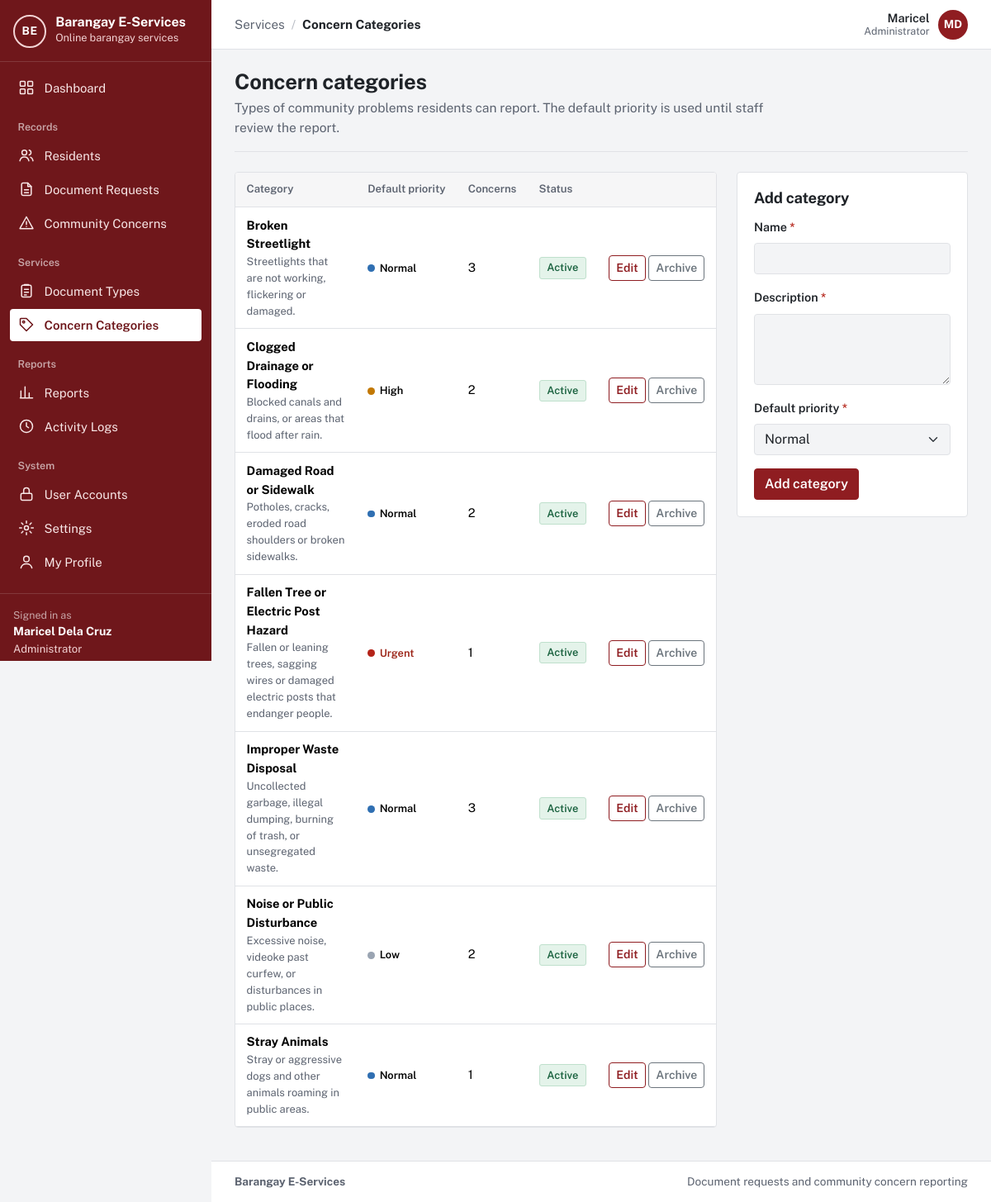
Screenshot of /admin/categories.php (signed in) with the database file from the repository.
### tables this page shows
CREATE TABLE `users` (
  `user_id` int(10) unsigned NOT NULL AUTO_INCREMENT,
  `role_id` tinyint(3) unsigned NOT NULL,
  `purok_id` smallint(5) unsigned DEFAULT NULL,
  `first_name` varchar(60) NOT NULL,
  `last_name` varchar(60) NOT NULL,
  `email` varchar(120) NOT NULL,
  `contact_no` varchar(13) DEFAULT NULL,
  `street_address` varchar(150) DEFAULT NULL,
  `password_hash` varchar(255) NOT NULL,
  `email_verified_at` datetime DEFAULT NULL,
  `is_active` tinyint(1) NOT NULL DEFAULT 1,
  `failed_logins` tinyint(3) unsigned NOT NULL DEFAULT 0,
  `locked_until` datetime DEFAULT NULL,
  `created_at` datetime NOT NULL DEFAULT current_timestamp(),
  `updated_at` datetime NOT NULL DEFAULT current_timestamp() ON UPDATE current_timestamp(),
  PRIMARY KEY (`user_id`),
  UNIQUE KEY `email` (`email`),
  KEY `fk_users_purok` (`purok_id`),
  KEY `idx_users_role` (`role_id`),
  CONSTRAINT `fk_users_purok` FOREIGN KEY (`purok_id`) REFERENCES `puroks` (`purok_id`) ON DELETE SET NULL,
  CONSTRAINT `fk_users_role` FOREIGN KEY (`role_id`) REFERENCES `roles` (`role_id`)
);

CREATE TABLE `roles` (
  `role_id` tinyint(3) unsigned NOT NULL,
  `role_key` varchar(20) NOT NULL,
  `role_name` varchar(50) NOT NULL,
  PRIMARY KEY (`role_id`),
  UNIQUE KEY `role_key` (`role_key`)
);

CREATE TABLE `concern_categories` (
  `category_id` smallint(5) unsigned NOT NULL AUTO_INCREMENT,
  `name` varchar(100) NOT NULL,
  `description` varchar(500) NOT NULL,
  `default_priority` tinyint(3) unsigned NOT NULL DEFAULT 2,
  `is_archived` tinyint(1) NOT NULL DEFAULT 0,
  `created_at` datetime NOT NULL DEFAULT current_timestamp(),
  `updated_at` datetime NOT NULL DEFAULT current_timestamp() ON UPDATE current_timestamp(),
  PRIMARY KEY (`category_id`),
  UNIQUE KEY `name` (`name`),
  CONSTRAINT `chk_cc_priority` CHECK (`default_priority` between 1 and 4)
);

### app/lib/helpers.php (called while the page is built, shortened)
<?php
function e($value): string
{
    return htmlspecialchars((string) ($value ?? ''), ENT_QUOTES | ENT_SUBSTITUTE, 'UTF-8');
}
function base_path(): string
{
    static $base = null;
    if ($base === null) {
        $script = realpath($_SERVER['SCRIPT_FILENAME'] ?? '') ?: '';
        $root   = realpath(APP_ROOT) ?: APP_ROOT;
        $rel    = str_replace('\\', '/', substr($script, strlen($root)));
        $name   = str_replace('\\', '/', $_SERVER['SCRIPT_NAME'] ?? '');
        $base   = ($rel !== '' && str_ends_with($name, $rel)) ? substr($name, 0, -strlen($rel)) : '';
        $base   = rtrim($base, '/');
    }
    return $base;
}
function url(string $path = ''): string
{
    return base_path() . '/' . ltrim($path, '/');
}
function asset(string $path): string
{
    return url('assets/' . ltrim($path, '/'));
}
function old(string $key, $default = '')
{
    return $_SESSION['old'][$key] ?? $default;
}
function query_param(string $key, string $default = ''): string
{
    $value = $_GET[$key] ?? $default;
    return is_string($value) ? trim($value) : $default;
}
function full_name(array $row, string $prefix = ''): string
{
    return trim(($row[$prefix . 'first_name'] ?? '') . ' ' . ($row[$prefix . 'last_name'] ?? ''));
}

### app/lib/auth.php (called while the page is built, shortened)
<?php
function current_user(bool $refresh = false): ?array
{
    static $user = false;
    if ($user !== false && !$refresh) {
        return $user;
    }
    $user = null;
    if (!empty($_SESSION['user_id'])) {
        $user = db_one(
            'SELECT u.user_id, u.first_name, u.last_name, u.email, u.contact_no, u.street_address, u.purok_id,
                    u.email_verified_at, u.is_active, u.created_at, r.role_key, r.role_name
               FROM users u JOIN roles r ON r.role_id = u.role_id
              WHERE u.user_id = ?',
            [(int) $_SESSION['user_id']]
        );
    }
    return $user;
}
function is_verified(?array $user = null): bool
{
    $user = $user ?? current_user();
    return $user !== null && !empty($user['email_verified_at']);
}
function home_path_for_role(?string $role): string
{
    return match ($role) {
        ROLE_ADMIN    => 'admin/dashboard.php',
        ROLE_STAFF    => 'staff/dashboard.php',
        ROLE_RESIDENT => 'resident/dashboard.php',
        default       => 'auth/login.php',
    };
}
function require_login(bool $mustBeVerified = true): array
{
    $user = current_user();
    return $user;
}
function require_role(string ...$roles): array
{
    $user = require_login();
    return $user;
}

### app/lib/db.php (called while the page is built, shortened)
<?php
function db(): mysqli
{
    static $conn = null;
    if ($conn === null) {
        $conn = new mysqli(
            config('db.host'),
            config('db.user'),
            config('db.password'),
            config('db.name'),
            (int) config('db.port', 3306)
        );
        $conn->set_charset('utf8mb4');
        $conn->query("SET time_zone = '+08:00'");
    }
    return $conn;
}
function db_query(string $sql, array $params = []): mysqli_stmt
{
    $stmt = db()->prepare($sql);
    if ($params) {
        $types = '';
        foreach ($params as $p) {
            $types .= is_int($p) ? 'i' : (is_float($p) ? 'd' : 's');
        }
        $stmt->bind_param($types, ...array_values($params));
    }
    $stmt->execute();
    return $stmt;
}
function db_all(string $sql, array $params = []): array
{
    $result = db_query($sql, $params)->get_result();
    return $result ? $result->fetch_all(MYSQLI_ASSOC) : [];
}
function db_one(string $sql, array $params = []): ?array
{
    $result = db_query($sql, $params)->get_result();
    $row = $result ? $result->fetch_assoc() : null;
    return $row ?: null;
}

### app/lib/validator.php (called while the page is built, shortened)
<?php
function take_errors(): array
{
    $errors = $_SESSION['errors'] ?? [];
    return $errors;
}
function invalid_class(array $errors, string $field): string
{
    return isset($errors[$field]) ? ' is-invalid' : '';
}
function aria_invalid(array $errors, string $field): string
{
    return isset($errors[$field]) ? ' aria-invalid="true" aria-describedby="' . e($field) . '-error"' : '';
}

### admin/categories.php (the view, shortened to what this page needs)
<?php
require __DIR__ . '/../app/bootstrap.php';
$user = require_role(ROLE_ADMIN);
$editId = (int) query_param('edit');
$errors = take_errors();
$editing = $editId ? db_one('SELECT * FROM concern_categories WHERE category_id = ?', [$editId]) : null;
$rows = db_all(
    'SELECT cc.*, (SELECT COUNT(*) FROM concerns c WHERE c.category_id = cc.category_id) AS used
       FROM concern_categories cc ORDER BY cc.is_archived, cc.name'
);
$activeNav = 'categories';
require APP_ROOT . '/app/views/header.php';
?>
<div class="page-head"><div><h1>Concern categories</h1><p>Types of community problems residents can report. The default priority is used until staff review the report.</p></div></div>
<div class="row g-4">
  <div class="col-lg-8">
    <div class="table-wrap">
      <table class="table">
        <thead><tr><th scope="col">Category</th><th scope="col">Default priority</th><th scope="col">Concerns</th><th scope="col">Status</th><th scope="col"><span class="visually-hidden">Actions</span></th></tr></thead>
        <tbody>
        <?php foreach ($rows as $r): ?>
          <tr>
            <td><strong><?= e($r['name']) ?></strong><div class="small text-muted"><?= e($r['description']) ?></div></td>
            <td><?= priority_badge((int) $r['default_priority']) ?></td>
            <td><?= (int) $r['used'] ?></td>
            <td><?= $r['is_archived'] ? '<span class="status status-muted">Archived</span>' : '<span class="status status-done">Active</span>' ?></td>
            <td class="text-end nowrap">
              <a class="btn btn-sm btn-outline-primary" href="<?= e(url('admin/categories.php?edit=' . (int) $r['category_id'])) ?>">Edit<span class="visually-hidden"> <?= e($r['name']) ?></span></a>
              <form method="post" class="d-inline">
                <?php if ($r['is_archived']): ?>
                  <button class="btn btn-sm btn-outline-secondary" name="op" value="restore">Restore</button>
                <?php else: ?>
                  <button class="btn btn-sm btn-outline-secondary" name="op" value="archive" data-confirm="Archive <?= e($r['name']) ?>?">Archive</button>
                <?php endif; ?>
              </form>
            </td>
          </tr>
        <?php endforeach; ?>
        </tbody>
      </table>
    </div>
  </div>
  <div class="col-lg-4">
    <form method="post" class="panel" novalidate>
      <h2><?= $editing ? 'Edit category' : 'Add category' ?></h2>
      <div class="mb-3">
        <label class="form-label required" for="name">Name</label>
        <input class="form-control<?= invalid_class($errors, 'name') ?>" id="name" name="name" maxlength="100" value="<?= e(old('name', $editing['name'] ?? '')) ?>"<?= aria_invalid($errors, 'name') ?>>
      </div>
      <div class="mb-3">
        <label class="form-label required" for="description">Description</label>
        <textarea class="form-control<?= invalid_class($errors, 'description') ?>" id="description" name="description" rows="3" maxlength="500"<?= aria_invalid($errors, 'description') ?>><?= e(old('description', $editing['description'] ?? '')) ?></textarea>
      </div>
      <div class="mb-3">
        <label class="form-label required" for="default_priority">Default priority</label>
        <select class="form-select<?= invalid_class($errors, 'default_priority') ?>" id="default_priority" name="default_priority">
          <?php foreach (PRIORITY_LABELS as $k => $label): ?>
            <option value="<?= $k ?>" <?= (string) old('default_priority', $editing['default_priority'] ?? 2) === (string) $k ? 'selected' : '' ?>><?= e($label) ?></option>
          <?php endforeach; ?>
        </select>
      </div>
      <button type="submit" class="btn btn-primary"><?= $editing ? 'Save changes' : 'Add category' ?></button>
    </form>
  </div>
</div>
<?php clear_old_input(); require APP_ROOT . '/app/views/footer.php'; ?>

### app/views/header.php (shortened to what this page needs)
<?php
$user = current_user();
$role = $user['role_key'] ?? null;
$verified = $user && is_verified($user);
$activeNav = $activeNav ?? '';
$appLayout = $user && $verified;
$groups = [];
if ($appLayout && $role === ROLE_ADMIN) {
    $groups = [
        '' => ['dashboard' => ['admin/dashboard.php', 'Dashboard', 'dashboard']],
        'Records' => [
            'residents' => ['residents.php', 'Residents', 'residents'],
            'requests'  => ['requests.php', 'Document Requests', 'document'],
            'concerns'  => ['concerns.php', 'Community Concerns', 'concern'],
        ],
        'Services' => [
            'doctypes'   => ['admin/document-types.php', 'Document Types', 'services'],
            'categories' => ['admin/categories.php', 'Concern Categories', 'category'],
        ],
        'Reports' => [
            'reports' => ['reports.php', 'Reports', 'reports'],
            'logs'    => ['admin/logs.php', 'Activity Logs', 'logs'],
        ],
        'System' => [
            'users'    => ['admin/users.php', 'User Accounts', 'accounts'],
            'settings' => ['admin/settings.php', 'Settings', 'settings'],
            'profile'  => ['profile.php', 'My Profile', 'profile'],
        ],
    ];
}
$crumbGroup = '';
$crumbItem = $pageTitle ?? '';
foreach ($groups as $label => $items) {
    if (isset($items[$activeNav])) {
        $crumbGroup = $label;
        $crumbItem = $items[$activeNav][1];
    }
}
?><!doctype html>
<html lang="en">
<head>
  <link rel="stylesheet" href="<?= e(asset('vendor/bootstrap/bootstrap.min.css')) ?>">
  <link rel="stylesheet" href="<?= e(asset('css/app.css')) ?>">
</head>
<body class="<?= $appLayout ? 'app-body' : 'public-body' ?>">
<?php if ($appLayout): ?>
<div class="app-shell">
  <aside class="sidebar offcanvas-lg offcanvas-start" id="sidebar" tabindex="-1" aria-label="Main navigation">
    <div class="sidebar-brand">
      <a class="brand" href="<?= e(url(home_path_for_role($role))) ?>">
        <?= render_app_mark() ?>
        <span class="brand-text">
          <span class="brand-name"><?= e(app_name()) ?></span>
          <span class="brand-sub">Online barangay services</span>
        </span>
      </a>
    </div>
    <nav class="sidebar-nav">
      <?php foreach ($groups as $label => $items): ?>
        <?php if ($label !== ''): ?><div class="sidebar-heading"><?= e($label) ?></div><?php endif; ?>
        <ul class="sidebar-list">
          <?php foreach ($items as $key => [$path, $itemLabel, $iconName]): ?>
            <li>
              <a class="sidebar-link<?= $key === $activeNav ? ' active' : '' ?>" <?= $key === $activeNav ? 'aria-current="page"' : '' ?> href="<?= e(url($path)) ?>">
                <?= icon($iconName) ?><span><?= e($itemLabel) ?></span>
              </a>
            </li>
          <?php endforeach; ?>
        </ul>
      <?php endforeach; ?>
    </nav>
    <div class="sidebar-user">
      <div class="sidebar-user-label">Signed in as</div>
      <div class="sidebar-user-name"><?= e(full_name($user)) ?></div>
      <div class="sidebar-user-role"><?= e($user['role_name']) ?></div>
      <form method="post" action="<?= e(url('auth/logout.php')) ?>">
      </form>
    </div>
  </aside>
  <div class="app-main">
    <header class="topbar">
      <nav class="topbar-crumb" aria-label="You are here">
        <?php if ($crumbGroup !== ''): ?><span class="crumb-group"><?= e($crumbGroup) ?></span><span class="crumb-sep" aria-hidden="true">/</span><?php endif; ?>
        <span class="crumb-item"><?= e($crumbItem) ?></span>
      </nav>
      <div class="topbar-user">
        <span class="topbar-user-text"><span class="topbar-user-name"><?= e($user['first_name']) ?></span><span class="topbar-user-role"><?= e($user['role_name']) ?></span></span>
        <a class="avatar" href="<?= e(url('profile.php')) ?>" title="My profile" aria-label="My profile"><?= e(mb_strtoupper(mb_substr($user['first_name'], 0, 1) . mb_substr($user['last_name'], 0, 1))) ?></a>
      </div>
    </header>
    <main id="main" class="page">
<?php endif; ?>

### app/lib/workflow.php (shortened to what this page needs)
<?php
function priority_badge(int $priority): string
{
    return '<span class="prio prio-' . $priority . '">' . e(PRIORITY_LABELS[$priority] ?? '?') . '</span>';
}

### rows the page displays
users: full_name($user) "Maricel Dela Cruz", role.role_name "Administrator", first_name "Maricel", first_name+last_name "MD"
concern_categories: name "Broken Streetlight", description "Streetlights that are not working, flickering or damaged.", default_priority "Normal", used "3", is_archived "Active"
concern_categories: name "Clogged Drainage or Flooding", description "Blocked canals and drains, or areas that flood after rain.", default_priority "High", used "2", is_archived "Active"
concern_categories: name "Damaged Road or Sidewalk", description "Potholes, cracks, eroded road shoulders or broken sidewalks.", default_priority "Normal", used "2", is_archived "Active"
concern_categories: name "Fallen Tree or Electric Post Hazard", description "Fallen or leaning trees, sagging wires or damaged electric posts that endanger people.", default_priority "Urgent", used "1", is_archived "Active"
concern_categories: name "Improper Waste Disposal", description "Uncollected garbage, illegal dumping, burning of trash, or unsegregated waste.", default_priority "Normal", used "3", is_archived "Active"
concern_categories: name "Noise or Public Disturbance", description "Excessive noise, videoke past curfew, or disturbances in public places.", default_priority "Low", used "2", is_archived "Active"
concern_categories: name "Stray Animals", description "Stray or aggressive dogs and other animals roaming in public areas.", default_priority "Normal", used "1", is_archived "Active"

### other values shown
app_name() "Barangay E-Services"
$itemLabel "Dashboard"
$label "Records"
$itemLabel "Residents"
$itemLabel "Document Requests"
$itemLabel "Community Concerns"
$label "Services"
$itemLabel "Document Types"
$itemLabel "Concern Categories"
$label "Reports"
$itemLabel "Reports"
$itemLabel "Activity Logs"
$label "System"
$itemLabel "User Accounts"
$itemLabel "Settings"
